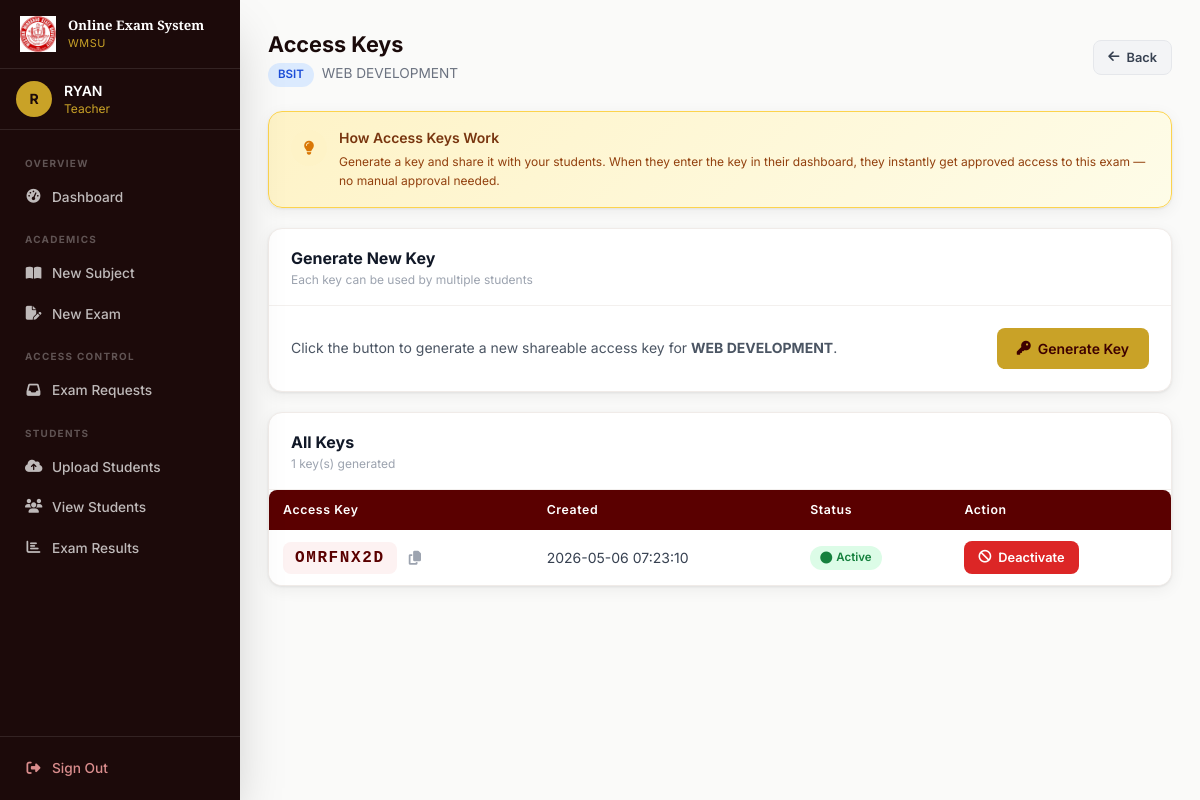
Screenshot of /teacher/exam_keys/1 (signed in) with the database file from the repository.
### tables this page shows
CREATE TABLE subjects (
        id INTEGER PRIMARY KEY AUTOINCREMENT,
        subject_name TEXT NOT NULL,
        teacher_id INTEGER NOT NULL,
        FOREIGN KEY (teacher_id) REFERENCES users (id)
    );

CREATE TABLE exams (
        id INTEGER PRIMARY KEY AUTOINCREMENT,
        subject_id INTEGER NOT NULL,
        title TEXT NOT NULL,
        duration INTEGER NOT NULL,
        FOREIGN KEY (subject_id) REFERENCES subjects (id)
    );

CREATE TABLE exam_access_keys (
            id INTEGER PRIMARY KEY AUTOINCREMENT,
            exam_id INTEGER NOT NULL,
            access_key TEXT NOT NULL UNIQUE,
            created_at TIMESTAMP DEFAULT CURRENT_TIMESTAMP,
            is_active INTEGER DEFAULT 1,
            FOREIGN KEY (exam_id) REFERENCES exams (id)
        );

### app.py (the view)
@app.route('/teacher/exam_keys/<int:exam_id>')
@login_required
@role_required('teacher')
def exam_keys(exam_id):
    conn = get_db()
    exam = db_execute(conn,
        "SELECT e.*, s.subject_name FROM exams e JOIN subjects s ON e.subject_id = s.id WHERE e.id = ? AND s.teacher_id = ?",
        (exam_id, session['user_id'])).fetchone()
    if not exam:
        flash('Exam not found.', 'danger')
        conn.close()
        return redirect(url_for('teacher_dashboard'))
    keys = db_execute(conn, "SELECT * FROM exam_access_keys WHERE exam_id = ? ORDER BY created_at DESC", (exam_id,)).fetchall()
    conn.close()
    return render_template('exam_keys.html', exam=exam, keys=keys)

### app.py (called while the page is built)
def get_db():
    if USE_POSTGRES:
        conn = psycopg2.connect(DATABASE_URL)
        conn.autocommit = False
        return conn
    else:
        conn = sqlite3.connect('examination.db')
        conn.row_factory = sqlite3.Row
        return conn

def db_cursor(conn):
    if USE_POSTGRES:
        return conn.cursor(cursor_factory=psycopg2.extras.RealDictCursor)
    return conn.cursor()

def db_execute(conn, sql, params=()):
    if USE_POSTGRES:
        sql = sql.replace('?', '%s')
    cur = db_cursor(conn)
    cur.execute(sql, params)
    return cur

def login_required(f):
    @wraps(f)
    def decorated(*args, **kwargs):
        if 'user_id' not in session:
            flash('Please sign in to continue.', 'danger')
            return redirect(url_for('login'))
        return f(*args, **kwargs)
    return decorated

def role_required(role):
    def decorator(f):
        @wraps(f)
        def decorated(*args, **kwargs):
            if session.get('role') != role:
                flash('You do not have permission to access that page.', 'danger')
                return redirect(url_for('dashboard'))
            return f(*args, **kwargs)
        return decorated
    return decorator

### templates/exam_keys.html (shortened to what this page needs)
{% extends "base.html" %}
{% block content %}
<div class="mb-6 flex items-center justify-between flex-wrap gap-3">
    <div>
        <h1 class="page-title">Access Keys</h1>
        <p class="page-subtitle">
            <span class="badge badge-blue mr-1">{{ exam.subject_name }}</span>
            {{ exam.title }}
        </p>
    </div>
    <a href="{{ url_for('teacher_dashboard') }}" class="btn btn-secondary btn-sm">
        <i class="fas fa-arrow-left"></i> Back
    </a>
</div>
<div class="card mb-5" style="background:linear-gradient(135deg,#fef3c7,#fefce8);border:1px solid #fcd34d">
    <div class="card-body py-4">
        <div class="flex items-start gap-3">
            <div class="w-9 h-9 rounded-full bg-amber-100 flex items-center justify-center flex-shrink-0 mt-0.5">
                <i class="fas fa-lightbulb text-amber-600 text-sm"></i>
            </div>
            <div>
                <p class="font-semibold text-amber-900 text-sm mb-1">How Access Keys Work</p>
                <p class="text-amber-800 text-xs leading-relaxed">Generate a key and share it with your students. When they enter the key in their dashboard, they instantly get approved access to this exam — no manual approval needed.</p>
            </div>
        </div>
    </div>
</div>
<div class="card mb-5">
    <div class="card-header">
        <div>
            <h2 class="font-bold text-gray-900 text-base">Generate New Key</h2>
            <p class="text-xs text-gray-400 mt-0.5">Each key can be used by multiple students</p>
        </div>
    </div>
    <div class="card-body">
        <form method="POST" action="{{ url_for('generate_exam_key', exam_id=exam.id) }}" class="flex items-center gap-3 flex-wrap">
            <p class="text-sm text-gray-600 flex-1">Click the button to generate a new shareable access key for <strong>{{ exam.title }}</strong>.</p>
            <button type="submit" class="btn btn-gold flex-shrink-0">
                <i class="fas fa-key"></i> Generate Key
            </button>
        </form>
    </div>
</div>
<div class="card">
    <div class="card-header">
        <div>
            <h2 class="font-bold text-gray-900 text-base">All Keys</h2>
            <p class="text-xs text-gray-400 mt-0.5">{{ keys|length }} key(s) generated</p>
        </div>
    </div>
    {% if keys %}
    <div class="overflow-x-auto">
        <table class="data-table">
            <thead>
                <tr>
                    <th>Access Key</th>
                    <th>Created</th>
                    <th>Status</th>
                    <th>Action</th>
                </tr>
            </thead>
            <tbody>
                {% for key in keys %}
                <tr>
                    <td>
                        <div class="flex items-center gap-2">
                            <code class="font-mono font-bold text-maroon-700 text-base tracking-widest bg-maroon-50 px-3 py-1 rounded-lg">{{ key.access_key }}</code>
                            <button onclick="navigator.clipboard.writeText('{{ key.access_key }}'); this.innerHTML='<i class=\'fas fa-check\'></i>'; setTimeout(()=>this.innerHTML='<i class=\'fas fa-copy\'></i>',1500)"
                                    class="text-gray-400 hover:text-gray-600 transition-colors p-1" title="Copy key">
                                <i class="fas fa-copy text-sm"></i>
                            </button>
                        </div>
                    </td>
                    <td class="text-gray-500 text-sm">
                        {{ key.created_at.strftime('%b %d, %Y %I:%M %p') if key.created_at and key.created_at is not string else key.created_at or '—' }}
                    </td>
                    <td>
                        {% if key.is_active %}
                        <span class="badge badge-green"><i class="fas fa-circle text-xs"></i> Active</span>
                        {% else %}
                        <span class="badge badge-red"><i class="fas fa-ban text-xs"></i> Deactivated</span>
                        {% endif %}
                    </td>
                    <td>
                        {% if key.is_active %}
                        <form method="POST" action="{{ url_for('deactivate_key', key_id=key.id) }}" onsubmit="return confirm('Deactivate this key? Students won\'t be able to use it anymore.')">
                            <button type="submit" class="btn btn-danger btn-sm"><i class="fas fa-ban"></i> Deactivate</button>
                        </form>
                        {% else %}
                        <span class="text-gray-400 text-xs">Inactive</span>
                        {% endif %}
                    </td>
                </tr>
                {% endfor %}
            </tbody>
        </table>
    </div>
    {% endif %}
</div>
{% endblock %}

### templates/base.html (style rules this page uses)
* { box-sizing:border-box }
html { scroll-behavior:smooth }
body { font-family:'Inter',system-ui,sans-serif }
.data-table { width:100%;border-collapse:collapse }
.data-table th { background:#5a0000;color:#fff;padding:11px 14px;text-align:left;font-size:.77rem;font-weight:600;letter-spacing:.05em;white-space:nowrap }
.data-table th:first-child { border-radius:8px 0 0 0 }
.data-table th:last-child { border-radius:0 8px 0 0 }
.data-table td { padding:11px 14px;font-size:.875rem;color:#374151;border-bottom:1px solid #f3f0ee;vertical-align:middle }
.data-table tbody tr { background:#fff;transition:background .15s }
.data-table tbody tr:last-child td { border-bottom:none }
.btn { display:inline-flex;align-items:center;gap:7px;padding:10px 20px;border:none;border-radius:8px;font-size:.875rem;font-weight:600;cursor:pointer;transition:all .2s;font-family:'Inter',sans-serif;text-decoration:none;white-space:nowrap }
.btn-secondary { background:#f3f4f6;color:#374151;border:1.5px solid #e5e7eb }
.btn-gold { background:#c9a227;color:#3d0000 }
.btn-danger { background:#dc2626;color:#fff;padding:8px 16px;font-size:.8rem }
.btn-sm { padding:7px 14px;font-size:.8rem }
.badge { display:inline-flex;align-items:center;gap:4px;padding:3px 10px;border-radius:20px;font-size:.72rem;font-weight:600 }
.badge-green { background:#dcfce7;color:#15803d }
.badge-blue { background:#dbeafe;color:#1d4ed8 }
.card { background:#fff;border-radius:14px;box-shadow:0 1px 3px rgba(0,0,0,.08),0 4px 16px rgba(0,0,0,.06);border:1px solid #f0ebe8;overflow:hidden }
.card-header { padding:17px 22px;border-bottom:1px solid #f3f0ee;display:flex;align-items:center;justify-content:space-between;flex-wrap:wrap;gap:10px }
.card-body { padding:22px }
.page-title { font-size:1.35rem;font-weight:700;color:#1a0a0a;margin-bottom:3px }
.page-subtitle { font-size:.855rem;color:#6b7280 }
a { text-decoration:none }

### rows the page displays
subjects: subject_name "BSIT"
exams: title "WEB DEVELOPMENT"
exam_access_keys: access_key "OMRFNX2D", created_at "2026-05-06 07:23:10", is_active 1 (drawn)

### other values shown
{{ (session.name or 'U')[0]|upper }} "R"
{{ session.name }} "RYAN"
{{ session.role }} "Teacher"
{{ keys|length }} "1"
